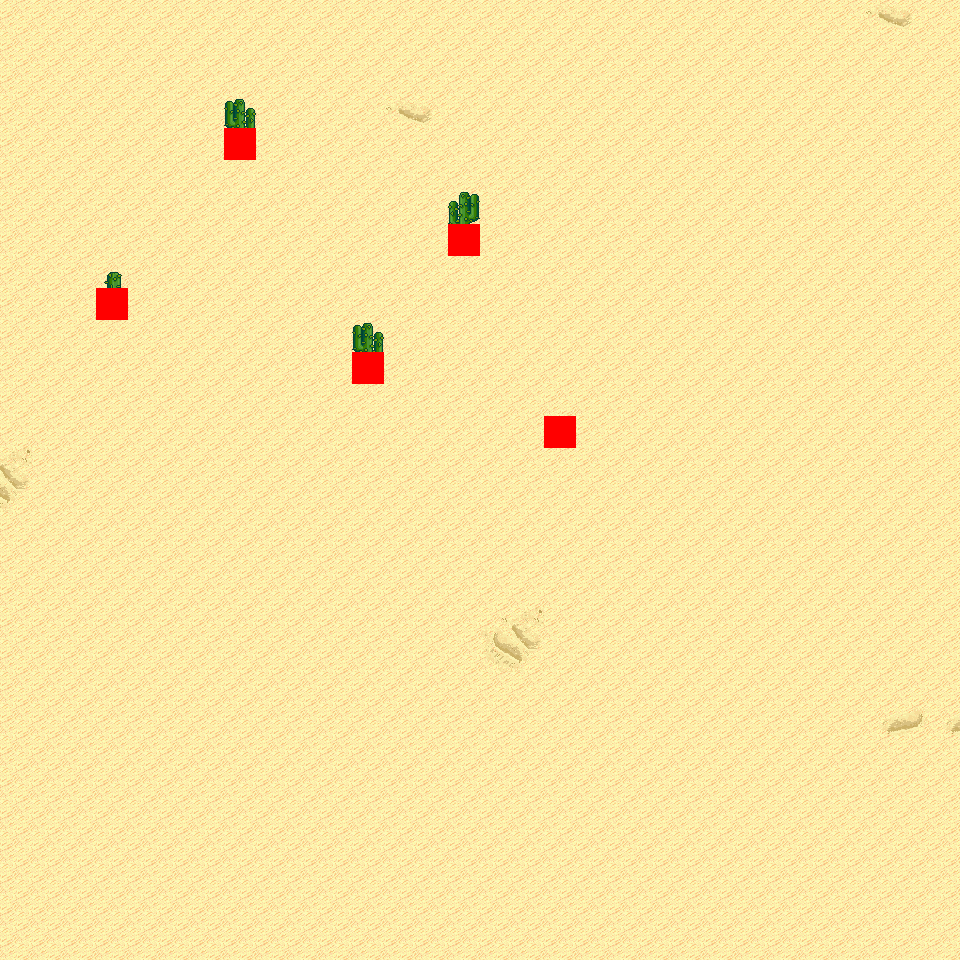

A level layout from a 2D game, rendered from its tile map. Below: a short description, then the map file with tile-grid data replaced by summaries:
An orthogonal 30x30 tile map with 32x32 px tiles, 6 tile layers (Ground, Object, Object2, Above, ...), 11 tilesets and 4 objects (4x mapExit).

<map version="1.0" orientation="orthogonal" renderorder="right-down" width="30" height="30" tilewidth="32" tileheight="32" nextobjectid="5">
  <tileset firstgid="1" name="tileset_logic_collision" tilewidth="32" tileheight="32" tilecount="1" columns="1">
    <image source="../drawable/tileset_logic_collision.png" width="32" height="32" />
  </tileset>
  <tileset firstgid="2" name="tileset_ground_ground" tilewidth="32" tileheight="32" tilecount="33" columns="3">
    <image source="../drawable/tileset_ground_ground.png" width="96" height="352" />
  </tileset>
  <tileset firstgid="35" name="tileset_ground_ridge_earth_pale" tilewidth="32" tileheight="32" tilecount="96" columns="12">
    <image source="../drawable/tileset_ground_ridge_earth_pale.png" width="384" height="256" />
  </tileset>
  <tileset firstgid="131" name="tileset_ground_ridge_earth_dark" tilewidth="32" tileheight="32" tilecount="96" columns="12">
    <image source="../drawable/tileset_ground_ridge_earth_dark.png" width="384" height="256" />
  </tileset>
  <tileset firstgid="227" name="tileset_terrain_desert" tilewidth="32" tileheight="32" tilecount="88" columns="8">
    <image source="../drawable/tileset_terrain_desert.png" width="256" height="352" />
  </tileset>
  <tileset firstgid="315" name="tileset_ground_sand_2" tilewidth="32" tileheight="32" tilecount="15" columns="5">
    <image source="../drawable/tileset_ground_sand_2.png" width="160" height="96" />
  </tileset>
  <tileset firstgid="330" name="tileset_plant_cactus_2" tilewidth="32" tileheight="32" tilecount="10" columns="5">
    <image source="../drawable/tileset_plant_cactus_2.png" width="160" height="64" />
  </tileset>
  <tileset firstgid="340" name="tileset_plant_cactus" tilewidth="32" tileheight="32" tilecount="2" columns="1">
    <image source="../drawable/tileset_plant_cactus.png" width="32" height="64" />
  </tileset>
  <tileset firstgid="342" name="tileset_plant_tree_evergreen" tilewidth="32" tileheight="32" tilecount="36" columns="3">
    <image source="../drawable/tileset_plant_tree_evergreen.png" width="96" height="384" />
  </tileset>
  <tileset firstgid="378" name="tileset_ground_rock_pebbles" tilewidth="32" tileheight="32" tilecount="3" columns="1">
    <image source="../drawable/tileset_ground_rock_pebbles.png" width="32" height="96" />
  </tileset>
  <tileset firstgid="381" name="tileset_plant_star_shaped_plants" tilewidth="32" tileheight="32" tilecount="6" columns="2">
    <image source="../drawable/tileset_plant_star_shaped_plants.png" width="64" height="96" />
  </tileset>
  <layer name="Ground" width="30" height="30">
    <data>[900 cells, 900 non-empty, 10 distinct tile ids]</data>
  </layer>
  <layer name="Object" width="30" height="30">
    <data>[900 cells, 4 non-empty, 3 distinct tile ids]</data>
  </layer>
  <layer name="Object2" width="30" height="30">
    <data>[900 cells, 0 non-empty, 0 distinct tile ids]</data>
  </layer>
  <layer name="Above" width="30" height="30">
    <data>[900 cells, 4 non-empty, 3 distinct tile ids]</data>
  </layer>
  <layer name="Above2" width="30" height="30">
    <data>[900 cells, 0 non-empty, 0 distinct tile ids]</data>
  </layer>
  <layer name="Walkable" width="30" height="30">
    <data>[900 cells, 5 non-empty, 1 distinct tile ids]</data>
  </layer>
  <objectgroup name="MapEvents">
    <object id="1" name="north" type="mapExit" x="0" y="0" width="960" height="32">
      <properties>
        <property name="map" value="level_0_x19_y94" />
        <property name="x" value="0" />
        <property name="y" value="28" />
      </properties>
    </object>
    <object id="2" name="south" type="mapExit" x="0" y="928" width="960" height="32">
      <properties>
        <property name="map" value="level_0_x19_y96" />
        <property name="x" value="0" />
        <property name="y" value="1" />
      </properties>
    </object>
    <object id="3" name="west" type="mapExit" x="0" y="0" width="32" height="960">
      <properties>
        <property name="map" value="level_0_x18_y95" />
        <property name="x" value="28" />
        <property name="y" value="0" />
      </properties>
    </object>
    <object id="4" name="east" type="mapExit" x="928" y="0" width="32" height="960">
      <properties>
        <property name="map" value="level_0_x20_y95" />
        <property name="x" value="1" />
        <property name="y" value="0" />
      </properties>
    </object>
  </objectgroup>
</map>
